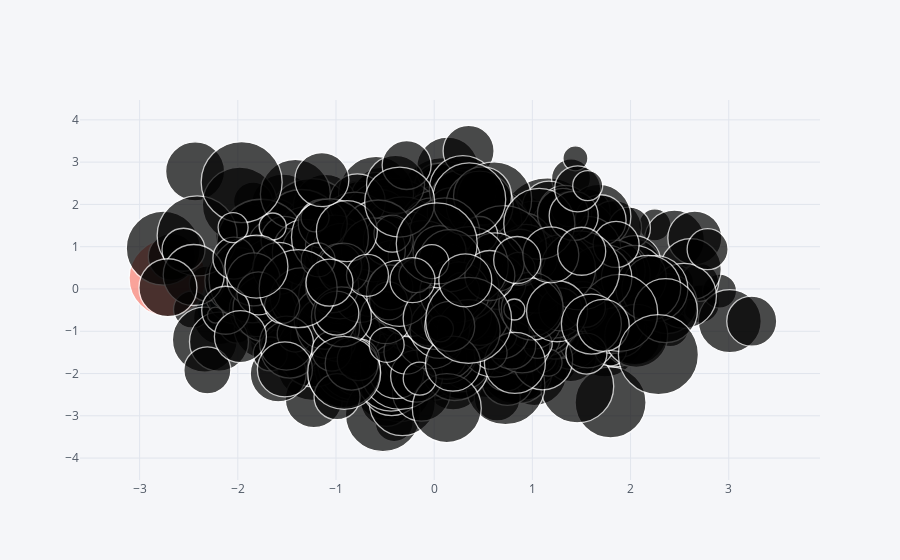

Notebook source saved alongside this figure:
### Markdown cell above
### Bubble Plot

### Code cell
df.iplot(kind='bubble',x='A',y='B',size='C')

### Figure 1 — Plotly figure (JSON) as saved in the notebook; plotly's stock layout.template omitted (floating-point values rounded to 4 significant figures; data arrays with more than 128 entries replaced by an {"elided": "..."} marker saying what was removed)
{"data": [{"marker": {"color": ["rgb(255, 153, 51)", "rgb(55, 128, 191)", "rgb(50, 171, 96)", "rgb(128, 0, 128)", "rgb(219, 64, 82)", "rgb(0, 128, 128)", "rgb(255, 255, 51)", "rgb(128, 128, 0)", "rgb(251, 128, 114)", "rgb(128, 177, 211)"], "line": {"width": 1.3}, "size": {"elided": "1000 int values"}, "symbol": "circle"}, "mode": "markers", "text": "", "type": "scatter", "uid": "ccb5937b-2574-4aa0-b85b-4d9ab50230ba", "x": {"elided": "1000 float values"}, "y": {"elided": "1000 float values"}}], "layout": {"legend": {"bgcolor": "#F5F6F9", "font": {"color": "#4D5663"}}, "paper_bgcolor": "#F5F6F9", "plot_bgcolor": "#F5F6F9", "title": {"font": {"color": "#4D5663"}}, "xaxis": {"gridcolor": "#E1E5ED", "showgrid": true, "tickfont": {"color": "#4D5663"}, "title": {"font": {"color": "#4D5663"}, "text": ""}, "zerolinecolor": "#E1E5ED"}, "yaxis": {"gridcolor": "#E1E5ED", "showgrid": true, "tickfont": {"color": "#4D5663"}, "title": {"font": {"color": "#4D5663"}, "text": ""}, "zerolinecolor": "#E1E5ED"}}}
